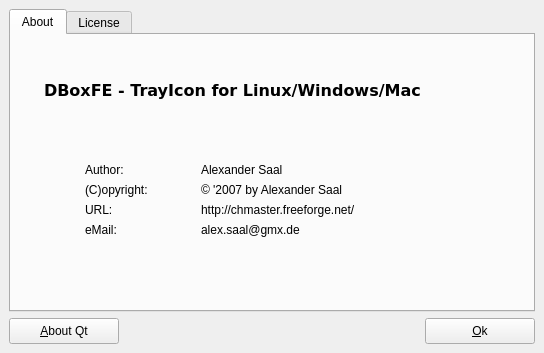
<ui version="4.0" >
 <class>DBoxFE_About</class>
 <widget class="QWidget" name="DBoxFE_About" >
  <property name="geometry" >
   <rect>
    <x>0</x>
    <y>0</y>
    <width>544</width>
    <height>353</height>
   </rect>
  </property>
  <property name="minimumSize" >
   <size>
    <width>544</width>
    <height>353</height>
   </size>
  </property>
  <property name="maximumSize" >
   <size>
    <width>544</width>
    <height>353</height>
   </size>
  </property>
  <property name="windowTitle" >
   <string>About DBoxFE - TrayIcon</string>
  </property>
  <property name="windowIcon" >
   <iconset resource="../res/dboxfetray.qrc" >:/dboxfetray.png</iconset>
  </property>
  <layout class="QGridLayout" >
   <property name="margin" >
    <number>9</number>
   </property>
   <property name="spacing" >
    <number>6</number>
   </property>
   <item row="1" column="0" >
    <layout class="QHBoxLayout" >
     <property name="margin" >
      <number>0</number>
     </property>
     <property name="spacing" >
      <number>6</number>
     </property>
     <item>
      <widget class="QPushButton" name="btnAboutQt" >
       <property name="minimumSize" >
        <size>
         <width>110</width>
         <height>26</height>
        </size>
       </property>
       <property name="maximumSize" >
        <size>
         <width>110</width>
         <height>26</height>
        </size>
       </property>
       <property name="text" >
        <string>&amp;About Qt</string>
       </property>
      </widget>
     </item>
     <item>
      <spacer>
       <property name="orientation" >
        <enum>Qt::Horizontal</enum>
       </property>
       <property name="sizeHint" >
        <size>
         <width>81</width>
         <height>20</height>
        </size>
       </property>
      </spacer>
     </item>
     <item>
      <widget class="QPushButton" name="btnOk" >
       <property name="minimumSize" >
        <size>
         <width>110</width>
         <height>26</height>
        </size>
       </property>
       <property name="maximumSize" >
        <size>
         <width>110</width>
         <height>26</height>
        </size>
       </property>
       <property name="text" >
        <string>&amp;Ok</string>
       </property>
      </widget>
     </item>
    </layout>
   </item>
   <item row="0" column="0" >
    <widget class="QTabWidget" name="tabWidgetAbout" >
     <property name="currentIndex" >
      <number>0</number>
     </property>
     <widget class="QWidget" name="tabAbout" >
      <attribute name="title" >
       <string>About</string>
      </attribute>
      <layout class="QGridLayout" >
       <property name="margin" >
        <number>9</number>
       </property>
       <property name="spacing" >
        <number>6</number>
       </property>
       <item rowspan="3" row="2" column="0" >
        <spacer>
         <property name="orientation" >
          <enum>Qt::Horizontal</enum>
         </property>
         <property name="sizeHint" >
          <size>
           <width>40</width>
           <height>201</height>
          </size>
         </property>
        </spacer>
       </item>
       <item row="1" column="0" colspan="2" >
        <layout class="QHBoxLayout" >
         <property name="margin" >
          <number>0</number>
         </property>
         <property name="spacing" >
          <number>6</number>
         </property>
         <item>
          <widget class="QLabel" name="label" >
           <property name="minimumSize" >
            <size>
             <width>18</width>
             <height>18</height>
            </size>
           </property>
           <property name="maximumSize" >
            <size>
             <width>18</width>
             <height>18</height>
            </size>
           </property>
           <property name="pixmap" >
            <pixmap resource="../res/dboxfetray.qrc" >:/dboxfetray.png</pixmap>
           </property>
          </widget>
         </item>
         <item>
          <widget class="QLabel" name="label_2" >
           <property name="font" >
            <font>
             <family>Verdana</family>
             <pointsize>12</pointsize>
             <weight>75</weight>
             <italic>false</italic>
             <bold>true</bold>
             <underline>false</underline>
             <strikeout>false</strikeout>
            </font>
           </property>
           <property name="text" >
            <string>DBoxFE - TrayIcon for Linux/Windows/Mac</string>
           </property>
          </widget>
         </item>
        </layout>
       </item>
       <item row="2" column="1" >
        <spacer>
         <property name="orientation" >
          <enum>Qt::Vertical</enum>
         </property>
         <property name="sizeHint" >
          <size>
           <width>371</width>
           <height>20</height>
          </size>
         </property>
        </spacer>
       </item>
       <item rowspan="3" row="2" column="2" >
        <spacer>
         <property name="orientation" >
          <enum>Qt::Horizontal</enum>
         </property>
         <property name="sizeHint" >
          <size>
           <width>40</width>
           <height>191</height>
          </size>
         </property>
        </spacer>
       </item>
       <item row="4" column="1" >
        <spacer>
         <property name="orientation" >
          <enum>Qt::Vertical</enum>
         </property>
         <property name="sizeHint" >
          <size>
           <width>381</width>
           <height>64</height>
          </size>
         </property>
        </spacer>
       </item>
       <item row="3" column="1" >
        <layout class="QVBoxLayout" >
         <property name="margin" >
          <number>0</number>
         </property>
         <property name="spacing" >
          <number>6</number>
         </property>
         <item>
          <layout class="QHBoxLayout" >
           <property name="margin" >
            <number>0</number>
           </property>
           <property name="spacing" >
            <number>6</number>
           </property>
           <item>
            <widget class="QLabel" name="label_3" >
             <property name="minimumSize" >
              <size>
               <width>110</width>
               <height>0</height>
              </size>
             </property>
             <property name="maximumSize" >
              <size>
               <width>110</width>
               <height>16777215</height>
              </size>
             </property>
             <property name="text" >
              <string>Author:</string>
             </property>
            </widget>
           </item>
           <item>
            <widget class="QLabel" name="label_9" >
             <property name="text" >
              <string>Alexander Saal</string>
             </property>
            </widget>
           </item>
          </layout>
         </item>
         <item>
          <layout class="QHBoxLayout" >
           <property name="margin" >
            <number>0</number>
           </property>
           <property name="spacing" >
            <number>6</number>
           </property>
           <item>
            <widget class="QLabel" name="label_6" >
             <property name="minimumSize" >
              <size>
               <width>110</width>
               <height>0</height>
              </size>
             </property>
             <property name="maximumSize" >
              <size>
               <width>110</width>
               <height>16777215</height>
              </size>
             </property>
             <property name="text" >
              <string>(C)opyright:</string>
             </property>
            </widget>
           </item>
           <item>
            <widget class="QLabel" name="label_11" >
             <property name="text" >
              <string>© '2007 by Alexander Saal</string>
             </property>
            </widget>
           </item>
          </layout>
         </item>
         <item>
          <layout class="QHBoxLayout" >
           <property name="margin" >
            <number>0</number>
           </property>
           <property name="spacing" >
            <number>6</number>
           </property>
           <item>
            <widget class="QLabel" name="label_7" >
             <property name="minimumSize" >
              <size>
               <width>110</width>
               <height>0</height>
              </size>
             </property>
             <property name="maximumSize" >
              <size>
               <width>110</width>
               <height>16777215</height>
              </size>
             </property>
             <property name="text" >
              <string>URL:</string>
             </property>
            </widget>
           </item>
           <item>
            <widget class="QLabel" name="label_10" >
             <property name="cursor" >
              <cursor>13</cursor>
             </property>
             <property name="text" >
              <string>http://chmaster.freeforge.net/</string>
             </property>
            </widget>
           </item>
          </layout>
         </item>
         <item>
          <layout class="QHBoxLayout" >
           <property name="margin" >
            <number>0</number>
           </property>
           <property name="spacing" >
            <number>6</number>
           </property>
           <item>
            <widget class="QLabel" name="label_8" >
             <property name="minimumSize" >
              <size>
               <width>110</width>
               <height>0</height>
              </size>
             </property>
             <property name="maximumSize" >
              <size>
               <width>110</width>
               <height>16777215</height>
              </size>
             </property>
             <property name="text" >
              <string>eMail:</string>
             </property>
            </widget>
           </item>
           <item>
            <widget class="QLabel" name="label_14" >
             <property name="cursor" >
              <cursor>13</cursor>
             </property>
             <property name="text" >
              <string>alex.saal@gmx.de</string>
             </property>
            </widget>
           </item>
          </layout>
         </item>
        </layout>
       </item>
       <item row="0" column="1" >
        <spacer>
         <property name="orientation" >
          <enum>Qt::Vertical</enum>
         </property>
         <property name="sizeHint" >
          <size>
           <width>371</width>
           <height>20</height>
          </size>
         </property>
        </spacer>
       </item>
      </layout>
     </widget>
     <widget class="QWidget" name="tabLicense" >
      <attribute name="title" >
       <string>License</string>
      </attribute>
      <layout class="QGridLayout" >
       <property name="margin" >
        <number>9</number>
       </property>
       <property name="spacing" >
        <number>6</number>
       </property>
       <item row="0" column="0" >
        <widget class="QTextEdit" name="TELicense" >
         <property name="readOnly" >
          <bool>true</bool>
         </property>
         <property name="html" >
          <string>&lt;html>&lt;head>&lt;meta name="qrichtext" content="1" />&lt;style type="text/css">
p, li { white-space: pre-wrap; }
&lt;/style>&lt;/head>&lt;body style=" font-family:'MS Shell Dlg 2'; font-size:8.25pt; font-weight:400; font-style:normal; text-decoration:none;">
&lt;p style="-qt-paragraph-type:empty; margin-top:0px; margin-bottom:0px; margin-left:0px; margin-right:0px; -qt-block-indent:0; text-indent:0px; font-family:'Verdana'; font-size:12pt;">&lt;/p>&lt;/body>&lt;/html></string>
         </property>
        </widget>
       </item>
      </layout>
     </widget>
    </widget>
   </item>
  </layout>
 </widget>
 <resources>
  <include location="../res/dboxfetray.qrc" />
 </resources>
 <connections>
  <connection>
   <sender>btnOk</sender>
   <signal>clicked()</signal>
   <receiver>DBoxFE_About</receiver>
   <slot>close()</slot>
   <hints>
    <hint type="sourcelabel" >
     <x>400</x>
     <y>333</y>
    </hint>
    <hint type="destinationlabel" >
     <x>396</x>
     <y>333</y>
    </hint>
   </hints>
  </connection>
 </connections>
</ui>
